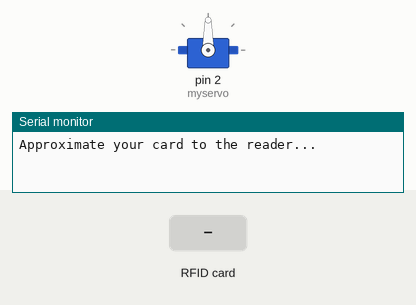
Simulated run of this sketch. Board: Arduino Uno, built with avr-gcc and run on an emulated ATmega328P. Shown: servo, the last lines printed to the serial monitor. The test bench sets the inputs (shaded band).

Above: at 1.2 s.
1.3 s: RFID card F3 7E D0 16 held to the reader
At 2.1 s:
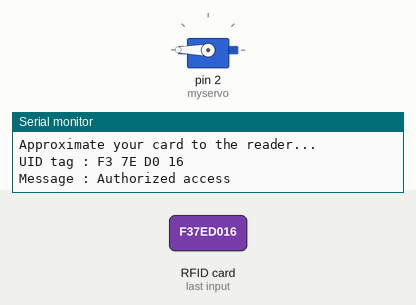
At 3.4 s:
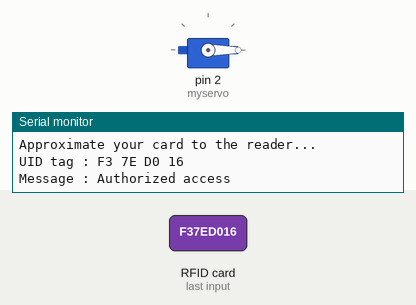
3.8 s: RFID card 5E 7A 19 C4 held to the reader
Timing chart, 0 to 6.8 s (numbered marks = the images above; inputs shaded):
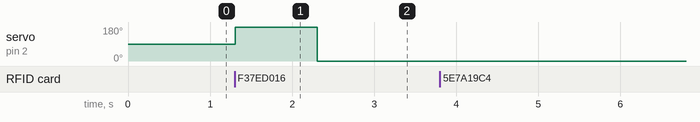

Measured:
- after the input at 1.3 s, servo on pin 2 (myservo): 90° → 180° at once, → 0° 1.0 s later

The sketch:

RFID_Dispenser.ino
```cpp
#include <SPI.h>
#include <MFRC522.h>
#include <Servo.h>
#define SS_PIN 10
#define RST_PIN 9
Servo myservo;
MFRC522 mfrc522(SS_PIN, RST_PIN);   // Create MFRC522 instance.
int pos = 0;
void setup()
{
  Serial.begin(9600); // Initiate a serial communication
  myservo.attach(2);
  SPI.begin();      // Initiate  SPI bus
  mfrc522.PCD_Init();   // Initiate MFRC522
  Serial.println("Approximate your card to the reader...");
  Serial.println();

}
void loop()
{
  // Look for new cards
  if ( ! mfrc522.PICC_IsNewCardPresent())
  {
    return;
  }
  // Select one of the cards
  if ( ! mfrc522.PICC_ReadCardSerial())
  {
    return;
  }
  //Show UID on serial monitor
  Serial.print("UID tag :");
  String content= "";
  byte letter;
  for (byte i = 0; i < mfrc522.uid.size; i++)
  {
     Serial.print(mfrc522.uid.uidByte[i] < 0x10 ? " 0" : " ");
     Serial.print(mfrc522.uid.uidByte[i], HEX);
     content.concat(String(mfrc522.uid.uidByte[i] < 0x10 ? " 0" : " "));
     content.concat(String(mfrc522.uid.uidByte[i], HEX));
  }
  Serial.println();
  Serial.print("Message : ");
  content.toUpperCase();
  if (content.substring(1) == "F3 7E D0 16") //change here the UID of the card/cards that you want to give access
  {
    Serial.println("Authorized access");
    myservo.write(180);
    Serial.println();
    delay(1000);
    myservo.write(0);
  }

 else   {
    Serial.println(" Access denied");
    delay(3000);
  }
}
```
